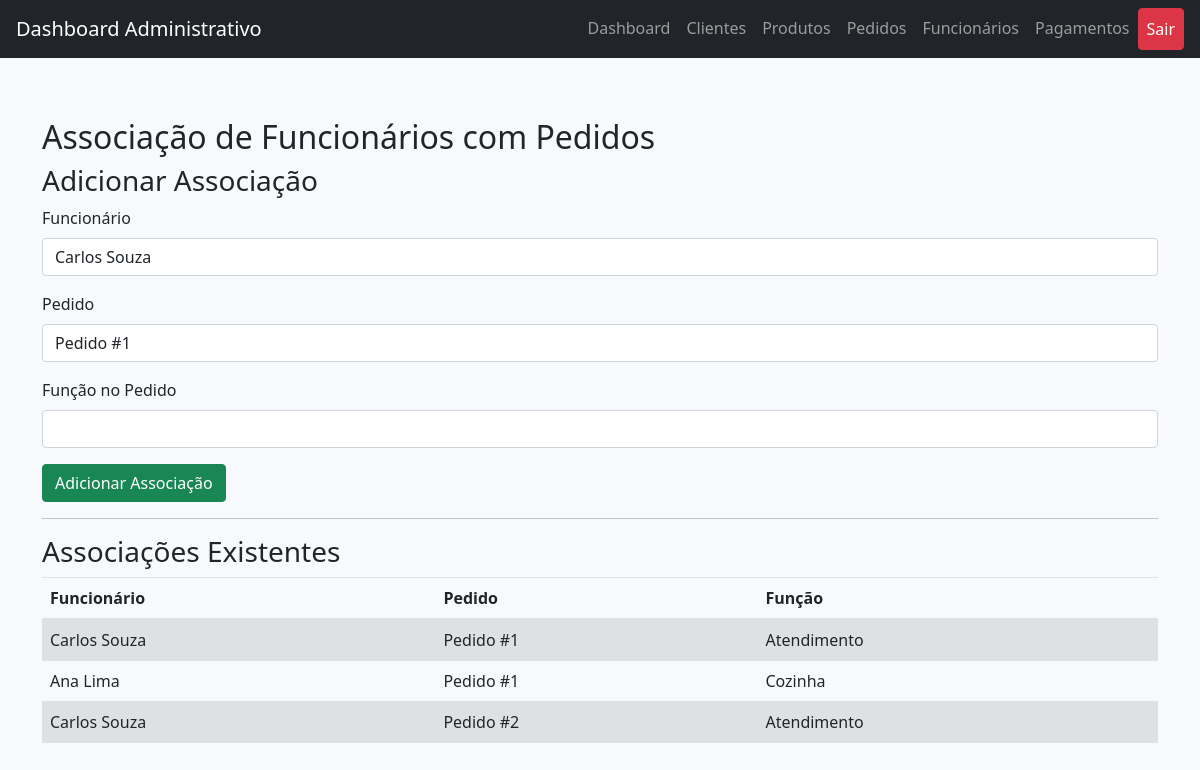
Page /admin/admin_funcionario_pedido.php (signed in) on the committed database.
### tables this page shows
CREATE TABLE IF NOT EXISTS `funcionario_pedido` (
  `ID_funcionario` int(11) NOT NULL DEFAULT '0',
  `ID_pedido` int(11) NOT NULL DEFAULT '0',
  `funcao_no_pedido` varchar(50) DEFAULT NULL,
  PRIMARY KEY (`ID_funcionario`,`ID_pedido`),
  KEY `ID_pedido` (`ID_pedido`)
);

CREATE TABLE IF NOT EXISTS `funcionario` (
  `ID_funcionario` int(11) NOT NULL AUTO_INCREMENT,
  `nome` varchar(100) NOT NULL,
  `cargo` varchar(50) DEFAULT NULL,
  `telefone` varchar(20) DEFAULT NULL,
  `salario` decimal(10,2) DEFAULT NULL,
  `data_admissao` date DEFAULT NULL,
  PRIMARY KEY (`ID_funcionario`)
);

### admin/admin_funcionario_pedido.php (the view, shortened to what this page needs)
<?php
include 'conexao.php';
$funcionarios = $conn->query("SELECT ID_funcionario, nome FROM funcionario");
$pedidos = $conn->query("SELECT ID_pedido, ID_cliente FROM pedido");
$associacoes = $conn->query("SELECT fp.ID_funcionario, fp.ID_pedido, fp.funcao_no_pedido, f.nome AS funcionario_nome, p.ID_cliente FROM funcionario_pedido fp JOIN funcionario f ON fp.ID_funcionario = f.ID_funcionario JOIN pedido p ON fp.ID_pedido = p.ID_pedido");
?>
<!DOCTYPE html>
<html lang="pt-BR">
<head>
  <link href="https://stackpath.bootstrapcdn.com/bootstrap/4.5.2/css/bootstrap.min.css" rel="stylesheet">
  <link href="https://cdn.jsdelivr.net/npm/bootstrap@5.1.3/dist/css/bootstrap.min.css" rel="stylesheet">
  <link href="https://cdnjs.cloudflare.com/ajax/libs/font-awesome/5.15.4/css/all.min.css" rel="stylesheet">
  <link rel="stylesheet" href="estilo.css">
</head>
<body>
<nav class="navbar navbar-expand-lg navbar-dark bg-dark fixed-top">
  <a class="navbar-brand" href="#">Dashboard Administrativo</a>
  <div class="collapse navbar-collapse" id="navbarNav">
    <ul class="navbar-nav ml-auto">
      <li class="nav-item"><a class="nav-link" href="admin_dashboard.php">Dashboard</a></li>
      <li class="nav-item"><a class="nav-link" href="admin_cliente.php">Clientes</a></li>
      <li class="nav-item"><a class="nav-link" href="admin_produto.php">Produtos</a></li>
      <li class="nav-item"><a class="nav-link" href="admin_pedido.php">Pedidos</a></li>
      <li class="nav-item"><a class="nav-link" href="admin_funcionario.php">Funcionários</a></li>
      <li class="nav-item"><a class="nav-link" href="admin_pagamento.php">Pagamentos</a></li>
      <li class="nav-item">
        <a class="nav-link btn btn-danger text-white" href="logout.php">Sair</a>
      </li>
    </ul>
  </div>
</nav>
<div class="container mt-5">
    <h2>Associação de Funcionários com Pedidos</h2>
    <h3>Adicionar Associação</h3>
    <form action="admin_funcionario_pedido.php" method="POST">
        <div class="mb-3">
            <label for="funcionario_id" class="form-label">Funcionário</label>
            <select class="form-control" id="funcionario_id" name="funcionario_id" required>
                <?php while ($funcionario = $funcionarios->fetch_assoc()): ?>
                    <option value="<?php echo $funcionario['ID_funcionario']; ?>"><?php echo $funcionario['nome']; ?></option>
                <?php endwhile; ?>
            </select>
        </div>
        <div class="mb-3">
            <label for="pedido_id" class="form-label">Pedido</label>
            <select class="form-control" id="pedido_id" name="pedido_id" required>
                <?php while ($pedido = $pedidos->fetch_assoc()): ?>
                    <option value="<?php echo $pedido['ID_pedido']; ?>">Pedido #<?php echo $pedido['ID_pedido']; ?></option>
                <?php endwhile; ?>
            </select>
        </div>
        <div class="mb-3">
            <label for="funcao_no_pedido" class="form-label">Função no Pedido</label>
            <input type="text" class="form-control" id="funcao_no_pedido" name="funcao_no_pedido" required>
        </div>
        <button type="submit" class="btn btn-success">Adicionar Associação</button>
    </form>
    <hr>
    <h3>Associações Existentes</h3>
    <table class="table table-striped">
        <thead>
            <tr>
                <th>Funcionário</th>
                <th>Pedido</th>
                <th>Função</th>
            </tr>
        </thead>
        <tbody>
            <?php while ($associacao = $associacoes->fetch_assoc()): ?>
                <tr>
                    <td><?php echo $associacao['funcionario_nome']; ?></td>
                    <td>Pedido #<?php echo $associacao['ID_pedido']; ?></td>
                    <td><?php echo $associacao['funcao_no_pedido']; ?></td>
                </tr>
            <?php endwhile; ?>
        </tbody>
    </table>
</div>
</body>
</html>

### admin/estilo.css (style rules this page uses)
body { background-color: #f8f9fc; padding-top: 70px; }
.navbar { margin-bottom: 20px; }

### rows in the picture
funcionario_pedido: ID_funcionario.nome "Carlos Souza", ID_pedido "1", funcao_no_pedido "Atendimento"
funcionario_pedido: ID_funcionario.nome "Ana Lima", ID_pedido "1", funcao_no_pedido "Cozinha"
funcionario_pedido: ID_funcionario.nome "Carlos Souza", ID_pedido "2", funcao_no_pedido "Atendimento"

### other values in the picture
form field funcionario_id "Carlos Souza"
